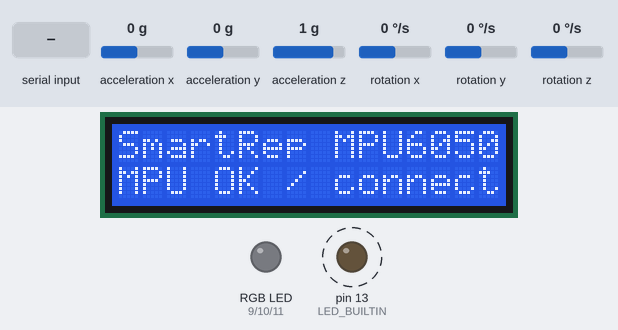
Bench run of a sketch on a simulated Arduino Leonardo, built with avr-gcc and run on an emulated ATmega32U4. On the bench: 16×2 character LCD, an RGB LED mixed from three pins (HIGH = lit), output pins drawn as LEDs (lit = HIGH). Wiring (inferred from the names in the program): MPU-6050 motion sensor at I2C address 0x68; MPU-6050 motion sensor at I2C address 0x69. Dashed ring = blinking. Inputs (shaded band) come from the test bench; at power-on: acceleration z 1 g, acceleration x 0 g, acceleration y 0 g, rotation x 0 °/s, rotation y 0 °/s, rotation z 0 °/s. Dim RGB values are drawn brighter than linear; pins used as bus, display or sensor lines are not drawn; what the sketch prints to the serial monitor is not drawn.

Above: at 1.3 s.
1.4 s: "DIAGSTART\n" received over Serial
At 1.9 s:
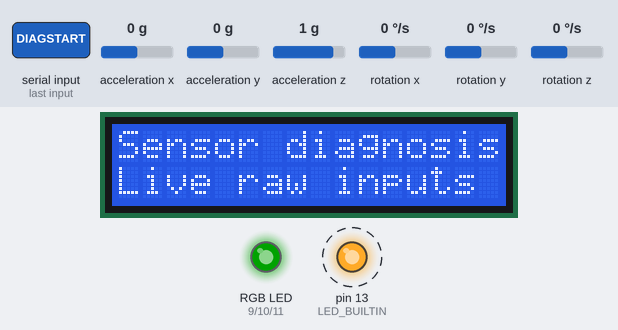
4.4 s: "HELLO\n" received over Serial
6.0 s: acceleration z set to 0 g
9.0 s: "SCAN\n" received over Serial
At 21.05 s:
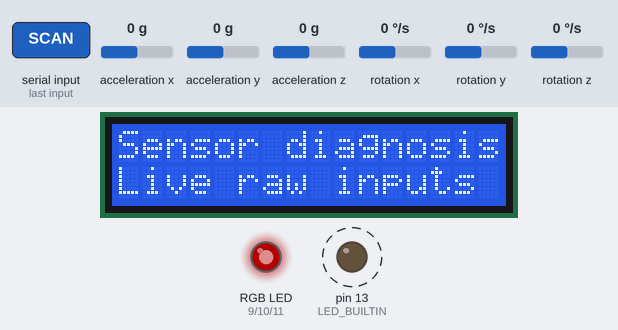
Timing chart, 0 to 25.5 s (numbered marks = the images above; inputs shaded):
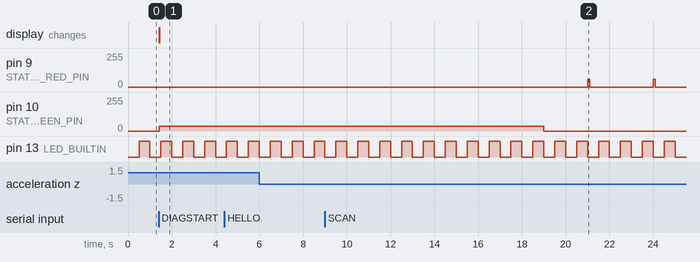

Measured:
- after the input at 1.4 s, pin 9 (STATUS_RED_PIN): stays 0/255 (without the input it goes to 60/255 after 1.6 s); pin 10 (STATUS_GREEN_PIN): 0/255 → 35/255 at once; the display: changes at once (image 1)
- after the input at 9.0 s, pin 10 (STATUS_GREEN_PIN): 35/255 → 0/255 after 10.0 s instead of 5.4 s
- by itself, pin 13 (LED_BUILTIN): alternates HIGH for 0.50 s and LOW for 0.50 s

The sketch:

smartrep_mpu6050_lcd_wifi.ino
```cpp
/* UNO R4 Minima: MPU6050, I2C LCD backpack, Grove buzzer on D2.
   Serial1 at 115200: D1 TX via 1k/2k divider -> ESP32 GPIO16;
   D0 RX <- ESP32 GPIO17, shared GND. Both boards have their own USB power.
   Install hd44780 by Bill Perry. The bridge owns calibration and counts. */
#include <Wire.h>
#include <ctype.h>
#include <string.h>
#include <stdio.h>
#include <stdlib.h>

#include <hd44780.h>
#include <hd44780ioClass/hd44780_I2Cexp.h>
const uint8_t BUZZER_PIN=2;
uint32_t buzzUntil=0;
long displayedReps=0;
char participantName[17]="";
bool wasCalibrating=false;
hd44780_I2Cexp lcd;
bool lcdReady=false;

#define DEVICE_ID "clip-01"
#define FW_VERSION "1.2.0-recovery"
#define SENSOR_MPU6050
// For the optional UNO R3 glove, replace the line above with SENSOR_ADXL335.
#define ADXL_AXES 3
const uint8_t STATUS_RED_PIN=9, STATUS_GREEN_PIN=10, STATUS_BLUE_PIN=11;
uint8_t MPU_ADDR=0x68;
const uint32_t SAMPLE_US=20000, COMMAND_TIMEOUT_MS=10000;
struct LinkState { char buffer[64]; uint8_t used; bool overflow; bool streaming; uint32_t lastCommand; bool diagnostic; };
LinkState usb={};
#if defined(ARDUINO_UNOR4_MINIMA)
LinkState modem={};
#endif
bool sensorOK=false, identityVerified=false;
uint8_t sensorIdentity=0;
uint8_t failures=0, wifiState=0;
uint32_t i2cErrors=0, nextSample=0, lastInfo=0, lastInit=0, lastRawSample=0;


void row(uint8_t number, const char *text) {
  if (!lcdReady) return;
  lcd.setCursor(0,number);
  uint8_t length=strlen(text);
  for(uint8_t i=0;i<16;i++) lcd.write(i<length?text[i]:' ');
}
void initLCD(){
  lcdReady=lcd.begin(16,2)==0;
  Wire.setClock(50000);
  row(0,"SmartRep MPU6050");
  row(1,"Checking sensor");
}
bool displayCommand(char *cmd){
  if(strncmp(cmd,"LCD|",4)) return false;
    char *name=cmd+4;
    char *count=strchr(name,'|');
    if(!count) return true;
    *count++=0;
    char *quality=strchr(count,'|');
    if(!quality) return true;
    *quality++=0;
    bool calibrating=!strncmp(quality,"cal",3);
    // Buzz only when the count increases within the same mode.
    bool samePerson=!strncmp(participantName,name,16);
    strncpy(participantName,name,16); participantName[16]=0;
    row(0,name);
    char line[17];
    long reps=atol(count);
    if(reps<0) reps=0;
    if(reps>999999) reps=999999;
    if(samePerson && calibrating==wasCalibrating && reps>displayedReps) {
      tone(BUZZER_PIN,2000,120);
      buzzUntil=millis()+120;
    }
    displayedReps=reps;
    wasCalibrating=calibrating;
    if(!strcmp(quality,"cal_saved")) strcpy(line,"Reference saved");
    else if(!strcmp(quality,"cal_error")) strcpy(line,"Retry in app");
    else if(calibrating) snprintf(line,sizeof(line),"Cal reps: %ld",reps);
    else snprintf(line,sizeof(line),"Reps: %ld",reps);
    row(1,line);
  return true;
}

bool writeRegister(uint8_t reg,uint8_t value){
  Wire.beginTransmission(MPU_ADDR); Wire.write(reg); Wire.write(value);
  return Wire.endTransmission()==0;
}
bool readRegisters(uint8_t reg,uint8_t count,uint8_t *buffer){
  Wire.beginTransmission(MPU_ADDR); Wire.write(reg);
  if(Wire.endTransmission(false)!=0)return false;
  if(Wire.requestFrom((uint8_t)MPU_ADDR,(uint8_t)count)!=(size_t)count)return false;
  for(uint8_t i=0;i<count;i++)buffer[i]=(uint8_t)Wire.read();
  return true;
}
bool initSensor(){
  // UNO R4 ignores reset_on_timeout; explicitly reopen its I2C peripheral.
  Wire.end();
  Wire.begin();
  Wire.setClock(50000);
#ifdef SENSOR_MPU6050
  for(uint8_t address=0x68;address<=0x69;address++){
    MPU_ADDR=address;
    uint8_t who=0;
    // This project's board is used as an MPU6050; identity is informational.
    if(!readRegisters(0x75,1,&who))continue;
    sensorIdentity=who;identityVerified=who==0x68;
    uint8_t data[14];
    if(writeRegister(0x6B,0)&&writeRegister(0x1A,3)&&writeRegister(0x1B,8)&&
       writeRegister(0x1C,8)&&readRegisters(0x3B,14,data))return true;
  }
  return false;
#else
  return true;
#endif
}
void identity(Stream &out,const char *type){
  out.print(F("{\"t\":\""));out.print(type);out.print(F("\",\"device\":\"" DEVICE_ID "\",\"fw\":\"" FW_VERSION "\",\"sensor\":\""));
#ifdef SENSOR_MPU6050
  out.print(F("mpu6050\",\"hz\":50,\"units\":\"mpu6050_4g_500dps\""));
#else
  #if defined(ARDUINO_UNOR4_MINIMA)
  out.print(F("adxl335\",\"hz\":50,\"units\":\"counts14\""));
  #else
  out.print(F("adxl335\",\"hz\":50,\"units\":\"counts10\""));
  #endif
#endif
  out.print(F(",\"who_am_i\":"));out.print(sensorIdentity);
  out.print(F(",\"identity_verified\":"));out.print(identityVerified?"true":"false");
  out.print(F(",\"sensor_ok\":"));out.print(sensorOK?"true":"false");
  out.print(F(",\"lcd_ok\":"));out.print(lcdReady?"true":"false");
  out.print(F(",\"buzzer_pin\":2"));
  out.print(F(",\"i2c_err\":"));out.print(i2cErrors);out.println('}');
}
void rawSample(Stream &out){
  uint8_t bytes[14]={};MPU_ADDR=0x68;
  bool ok=readRegisters(0x3B,14,bytes);
  out.print(F("{\"t\":\"raw\",\"ms\":"));out.print(millis());
  out.print(F(",\"ok\":"));out.print(ok?"true":"false");
  out.print(F(",\"bytes\":["));
  for(uint8_t i=0;i<14;i++){if(i)out.print(',');out.print(bytes[i]);}
  out.println(F("]}"));
}
void command(Stream &out,LinkState &link){
  char *cmd=link.buffer;
  link.lastCommand=millis();
  if(displayCommand(cmd))return;
  for(uint8_t i=0;cmd[i];i++)cmd[i]=(char)toupper((unsigned char)cmd[i]);
  if(!strcmp(cmd,"HELLO"))identity(out,"hello");
  else if(!strcmp(cmd,"RAW")){rawSample(out);}
  else if(!strcmp(cmd,"DIAGSTART")){
    link.streaming=true;link.diagnostic=true;nextSample=micros();
    row(0,"Sensor diagnosis");row(1,"Live raw inputs");
  }
  else if(!strcmp(cmd,"SCAN")){
    out.print(F("{\"t\":\"scan\",\"addresses\":["));
    bool first=true;
    for(uint8_t address=8;address<120;address++){
      Wire.beginTransmission(address);
      if(Wire.endTransmission()==0){if(!first)out.print(',');out.print(address);first=false;}
    }
    out.println(F("]}"));
    for(uint8_t address=0x68;address<=0x69;address++){
      MPU_ADDR=address;uint8_t who=0;bool ok=readRegisters(0x75,1,&who);
      out.print(F("{\"t\":\"probe\",\"address\":"));out.print(address);
      out.print(F(",\"read_ok\":"));out.print(ok?"true":"false");
      out.print(F(",\"who_am_i\":"));out.print(who);out.println('}');
    }
    sensorOK=initSensor();
  }
  else if(!strcmp(cmd,"BUZZTEST")){
    tone(BUZZER_PIN,2000,1000);buzzUntil=millis()+1000;
    out.println(F("{\"t\":\"info\",\"msg\":\"D2 tone test 1000ms\"}"));
  }
  else if(!strcmp(cmd,"TEST")){
    row(0,"LCD test OK");
    row(1,sensorOK?"MPU OK / buzz D2":"MPU not found");
    tone(BUZZER_PIN,2000,120);buzzUntil=millis()+120;
    identity(out,"info");
  }
  else if(!strcmp(cmd,"PING")){out.print(F("{\"t\":\"pong\",\"ms\":"));out.print(millis());out.println('}');}
  else if(!strcmp(cmd,"START")){
    if(sensorOK){link.diagnostic=false;link.streaming=true;out.println(F("{\"t\":\"ack\",\"cmd\":\"START\"}"));}
    else out.println(F("{\"t\":\"err\",\"msg\":\"MPU-6050 not found\"}"));
  }else if(!strcmp(cmd,"STOP")){link.streaming=false;out.println(F("{\"t\":\"ack\",\"cmd\":\"STOP\"}"));}
  else if(!strcmp(cmd,"@WIFI CONNECTING"))wifiState=1;
  else if(!strcmp(cmd,"@WIFI UP"))wifiState=2;
  else if(!strcmp(cmd,"@WIFI BRIDGE"))wifiState=3;
  else if(!strcmp(cmd,"@WIFI DOWN"))wifiState=0;
}
void pollLink(Stream &out,LinkState &link){
  while(out.available()){
    char c=(char)out.read();
    if(c=='\r')continue;
    if(c=='\n'){
      if(!link.overflow){link.buffer[link.used]=0;command(out,link);}
      link.used=0;link.overflow=false;
    }else if(link.used<sizeof(link.buffer)-1&&!link.overflow)link.buffer[link.used++]=c;
    else link.overflow=true;
  }
  if((uint32_t)(millis()-link.lastCommand)>COMMAND_TIMEOUT_MS)link.streaming=false;
}
void statusLight(){
  uint32_t now=millis();bool streaming=usb.streaming;
#if defined(ARDUINO_UNOR4_MINIMA)
  streaming|=modem.streaming;
#endif
  uint8_t red=0,green=0,blue=0;
  if(!sensorOK)red=(now/250)%2?90:0;
  else if(streaming)green=35;
  else if(wifiState==3||(usb.lastCommand&&now-usb.lastCommand<10000))blue=(now%1000<500)?(now%500)/8:(500-now%500)/8;
  else if(wifiState==1||wifiState==2)blue=(now/150)%2?60:0;
  else red=now%3000<100?60:0;
  analogWrite(STATUS_RED_PIN,red);analogWrite(STATUS_GREEN_PIN,green);analogWrite(STATUS_BLUE_PIN,blue);
  digitalWrite(LED_BUILTIN,(now/500)%2);
}
void sample(){
  char line[180];
#ifdef SENSOR_MPU6050
  uint8_t bytes[14];
  if(!readRegisters(0x3B,14,bytes)){
    i2cErrors++;failures++;
    if(failures>=5){
      sensorOK=initSensor();failures=0;
      Serial.println(F("{\"t\":\"err\",\"msg\":\"sensor read failed, re-initialising\"}"));
#if defined(ARDUINO_UNOR4_MINIMA)
      Serial1.println(F("{\"t\":\"err\",\"msg\":\"sensor read failed, re-initialising\"}"));
#endif
    }
    return;
  }
  failures=0;int16_t a[6];
  for(uint8_t i=0;i<3;i++)a[i]=(int16_t)((uint16_t)bytes[i*2]<<8|bytes[i*2+1]);
  for(uint8_t i=0;i<3;i++)a[i+3]=(int16_t)((uint16_t)bytes[8+i*2]<<8|bytes[9+i*2]);
  snprintf(line,sizeof(line),"{\"t\":\"s\",\"ms\":%lu,\"ax\":%d,\"ay\":%d,\"az\":%d,\"gx\":%d,\"gy\":%d,\"gz\":%d}",(unsigned long)millis(),a[0],a[1],a[2],a[3],a[4],a[5]);
#else
  int x=analogRead(A0),y=analogRead(A1),z=ADXL_AXES==3?analogRead(A2):0;
  snprintf(line,sizeof(line),"{\"t\":\"s\",\"ms\":%lu,\"x\":%d,\"y\":%d,\"z\":%d}",(unsigned long)millis(),x,y,z);
#endif
  if(usb.streaming&&!usb.diagnostic)Serial.println(line);
#if defined(ARDUINO_UNOR4_MINIMA)
  if(modem.streaming&&!modem.diagnostic)Serial1.println(line);
#endif
}
void setup(){
  pinMode(BUZZER_PIN,OUTPUT);digitalWrite(BUZZER_PIN,LOW);
  pinMode(STATUS_RED_PIN,OUTPUT);pinMode(STATUS_GREEN_PIN,OUTPUT);pinMode(STATUS_BLUE_PIN,OUTPUT);pinMode(LED_BUILTIN,OUTPUT);
  Serial.begin(115200);
#if defined(ARDUINO_UNOR4_MINIMA)
  Serial1.begin(115200);analogReadResolution(14);
#endif
  // No while(!Serial): the station must boot on its own power adapter.
  Wire.begin();Wire.setClock(50000);
#if defined(ARDUINO_UNOR4_MINIMA) || defined(WIRE_HAS_TIMEOUT)
  Wire.setWireTimeout(25000,true);
#endif
  initLCD();
  sensorOK=initSensor();lastInit=millis();nextSample=micros();
  row(1,sensorOK?"MPU OK / connect":"MPU not found");
}
void loop(){
  if(buzzUntil&&(int32_t)(millis()-buzzUntil)>=0){noTone(BUZZER_PIN);digitalWrite(BUZZER_PIN,LOW);buzzUntil=0;}
  pollLink(Serial,usb);
#if defined(ARDUINO_UNOR4_MINIMA)
  pollLink(Serial1,modem);
  if((uint32_t)(millis()-lastInfo)>=2000){lastInfo=millis();identity(Serial1,"info");identity(Serial,"info");}
#endif
  if(!sensorOK&&(uint32_t)(millis()-lastInit)>=2000){lastInit=millis();sensorOK=initSensor();}
  // A fixed micros deadline avoids drift. Skip a missed deadline instead of
  // flooding the bridge with repeated samples after a sensor timeout.
  if((int32_t)(micros()-nextSample)>=0){
    nextSample+=SAMPLE_US;
    if((int32_t)(micros()-nextSample)>=0)nextSample=micros()+SAMPLE_US;
    if(sensorOK)sample();
    if((uint32_t)(millis()-lastRawSample)>=100){
      lastRawSample=millis();
      if(usb.streaming&&usb.diagnostic)rawSample(Serial);
#if defined(ARDUINO_UNOR4_MINIMA)
      if(modem.streaming&&modem.diagnostic)rawSample(Serial1);
#endif
    }
  }
  statusLight();
}
```
